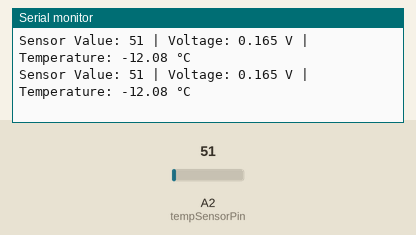
Bench run of a sketch on a simulated Arduino Uno, built with avr-gcc and run on an emulated ATmega328P. Parts: the last lines printed to the serial monitor. Inputs (shaded band) come from the test bench; at power-on: A2 (tempSensorPin) = 51.

Above: at 1.8 s.
1.9 s: A2 (tempSensorPin) set to 61
At 2.7 s:
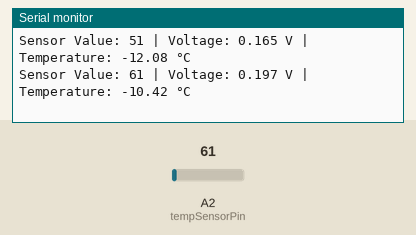
3.4 s: A2 (tempSensorPin) set to 71
At 4.4 s:
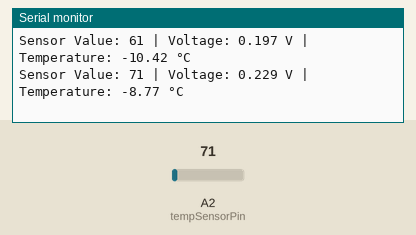
Timing chart, 0 to 6.4 s (numbered marks = the images above; inputs shaded):
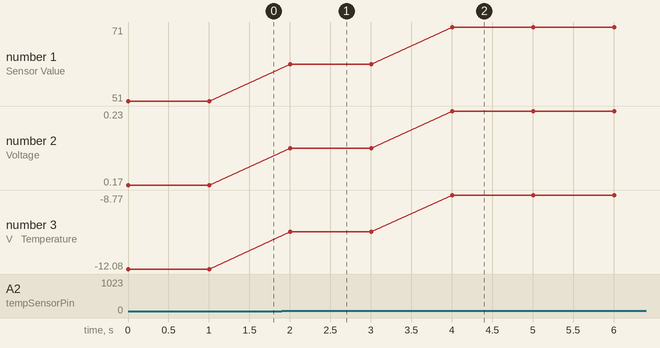

Measured:
- after the input at 1.9 s, the serial monitor: prints a new line after 0.10 s (image 1)
- after the input at 3.4 s, the serial monitor: prints a new line after 0.61 s (image 2)
- plotted number 1: 51 → 61 after the input at 1.9 s, 61 → 71 after the input at 3.4 s
- plotted number 2: 0.17 → 0.2 after the input at 1.9 s, 0.2 → 0.23 after the input at 3.4 s
- plotted number 3: -12.08 → -10.42 after the input at 1.9 s, -10.42 → -8.77 after the input at 3.4 s

The sketch:

MCP9701A_RP2040.ino
```cpp
const int tempSensorPin = A2; // Replace A0 with your chosen analog pin

void setup() {
  Serial.begin(115200);
  pinMode(tempSensorPin, INPUT);
}

void loop() {
  int sensorValue = analogRead(tempSensorPin);  // Read the analog value from the sensor
  float voltage = sensorValue * (3.3 / 1023.0); // Assuming 3.3V reference
                                                // Convert the analog reading to voltage

  float temperature = (voltage - 0.4) / 0.0195; // Example conversion, adjust based on sensor datasheet

  Serial.print("Sensor Value: "); // Print the results to the serial monitor
  Serial.print(sensorValue);
  Serial.print(" | Voltage: ");
  Serial.print(voltage,3);
  Serial.print(" V | Temperature: ");
  Serial.print(temperature);
  Serial.println(" °C");


  delay(1000); // Delay for 1 second before taking the next reading
}
```
